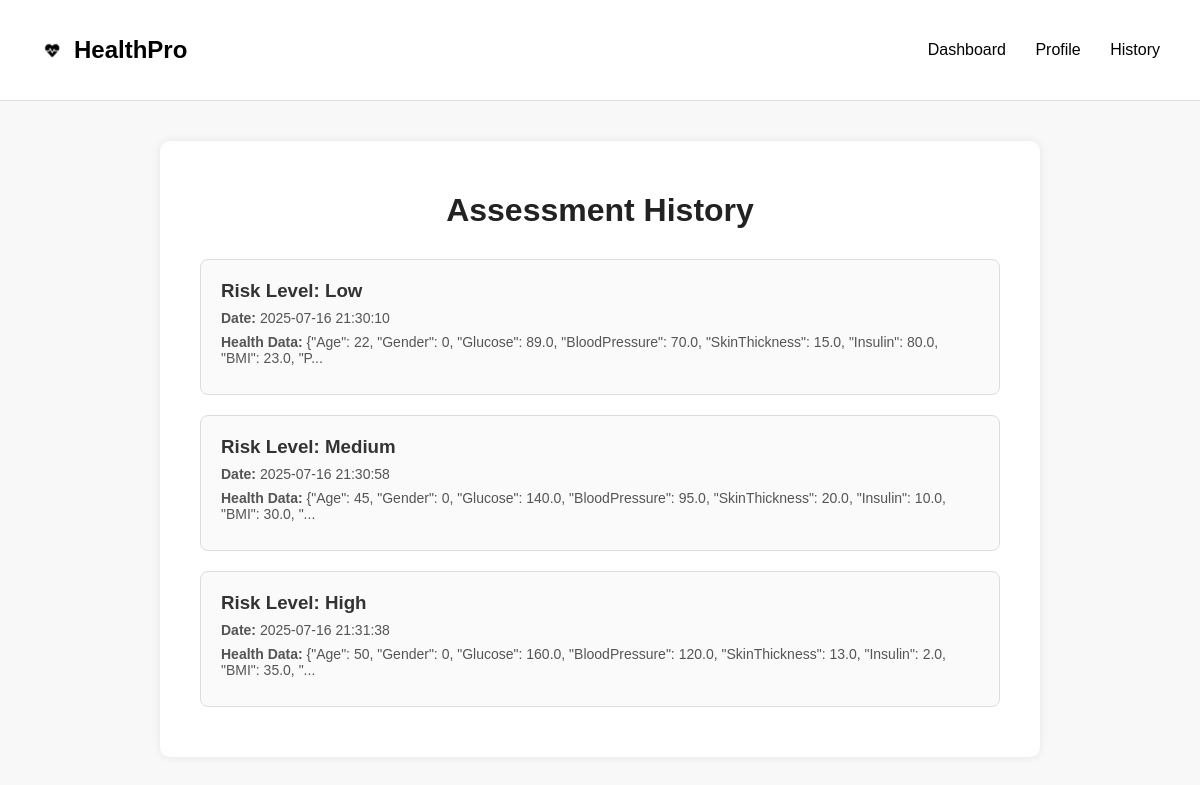
Screenshot of /assessment/history (signed in) with the database file from the repository.
### diabetes_predictor/backend/app.py (models this page shows)
class RiskAssessment(db.Model):
    id = db.Column(db.Integer, primary_key=True)
    user_id = db.Column(db.Integer)
    health_data = db.Column(db.Text)
    risk_level = db.Column(db.String(10))
    assessment_date = db.Column(db.DateTime)

### diabetes_predictor/backend/app.py (the view)
@app.route('/assessment/history')
def assessment_history():
    if 'user' not in session:
        return redirect(url_for('login'))
    records = RiskAssessment.query.filter_by(user_id=session['user_id']).all()
    return render_template('history.html', records=records)

### diabetes_predictor/backend/templates/history.html (shortened to what this page needs)
<!DOCTYPE html>
<html lang="en">
<head>
</head>
<body>
  <div class="navbar">
    <div class="navbar-left">
      <img src="{{ url_for('static', filename='images/blackheart.png') }}" alt="Logo">
      <h2>HealthPro</h2>
    </div>
    <div class="navbar-right">
      <a href="/">Dashboard</a>
      <a href="/profile">Profile</a>
      <a href="/assessment/history">History</a>
    </div>
  </div>
  <div class="container">
    <h1>Assessment History</h1>
    {% if records %}
      {% for r in records %}
      <div class="record">
        <h3>Risk Level: <strong>{{ r.risk_level }}</strong></h3>
        <p><strong>Date:</strong> {{ r.assessment_date.strftime('%Y-%m-%d %H:%M:%S') }}</p>
        <p><strong>Health Data:</strong> {{ r.health_data[:120] }}{% if r.health_data|length > 120 %}...{% endif %}</p>
      </div>
      {% endfor %}
    {% else %}
      <div class="no-record">You have not submitted any assessments yet.</div>
    {% endif %}
  </div>
</body>
</html>

### diabetes_predictor/backend/templates/history.html (style rules this page uses)
body { margin: 0; font-family: Arial, sans-serif; background-color: #f8f8f8; }
.navbar { display: flex; justify-content: space-between; align-items: center; padding: 16px 40px; background-color: #fff; border-bottom: 1px solid #ddd; }
.navbar-left { display: flex; align-items: center; gap: 10px; }
.navbar-left img { width: 24px; }
.navbar-right a { margin-left: 25px; text-decoration: none; color: #000; font-weight: 500; }
.container { max-width: 800px; margin: 40px auto; background-color: #fff; padding: 30px 40px; border-radius: 10px; box-shadow: 0 0 10px rgba(0,0,0,0.08); }
h1 { text-align: center; margin-bottom: 30px; color: #222; }
.record { border: 1px solid #ddd; border-radius: 8px; padding: 20px; margin-bottom: 20px; background-color: #fafafa; }
.record h3 { margin: 0; color: #333; }
.record p { margin: 8px 0; color: #555; font-size: 14px; }

### rows the page displays
RiskAssessment: risk_level "Low", assessment_date "2025-07-16 21:30:10", health_data "{\"Age\": 22, \"Gender\": 0, \"Glucose\": 89.0, \"BloodPressure\": 70.0, \"SkinThickness\": 15.0, \"Insulin\": 80.0, \"BMI\": 23.0, \"P"
RiskAssessment: risk_level "Medium", assessment_date "2025-07-16 21:30:58", health_data "{\"Age\": 45, \"Gender\": 0, \"Glucose\": 140.0, \"BloodPressure\": 95.0, \"SkinThickness\": 20.0, \"Insulin\": 10.0, \"BMI\": 30.0, \""
RiskAssessment: risk_level "High", assessment_date "2025-07-16 21:31:38", health_data "{\"Age\": 50, \"Gender\": 0, \"Glucose\": 160.0, \"BloodPressure\": 120.0, \"SkinThickness\": 13.0, \"Insulin\": 2.0, \"BMI\": 35.0, \""
